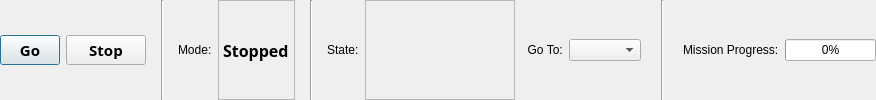
     <widget class="QWidget" name="stateWidget" native="true">
      <layout class="QHBoxLayout" name="horizontalLayout_10">
       <property name="margin">
        <number>0</number>
       </property>
       <item>
        <widget class="QPushButton" name="goButton">
         <property name="sizePolicy">
          <sizepolicy hsizetype="Minimum" vsizetype="Fixed">
           <horstretch>0</horstretch>
           <verstretch>0</verstretch>
          </sizepolicy>
         </property>
         <property name="minimumSize">
          <size>
           <width>10</width>
           <height>0</height>
          </size>
         </property>
         <property name="maximumSize">
          <size>
           <width>60</width>
           <height>16777215</height>
          </size>
         </property>
         <property name="font">
          <font>
           <family>Sans Serif</family>
           <pointsize>11</pointsize>
           <weight>75</weight>
           <bold>true</bold>
          </font>
         </property>
         <property name="text">
          <string>Go</string>
         </property>
         <property name="shortcut">
          <string>G</string>
         </property>
         <property name="checkable">
          <bool>false</bool>
         </property>
         <property name="autoDefault">
          <bool>true</bool>
         </property>
         <property name="default">
          <bool>true</bool>
         </property>
         <property name="flat">
          <bool>false</bool>
         </property>
        </widget>
       </item>
       <item>
        <widget class="QPushButton" name="stopButton">
         <property name="minimumSize">
          <size>
           <width>10</width>
           <height>0</height>
          </size>
         </property>
         <property name="font">
          <font>
           <family>Sans Serif</family>
           <pointsize>11</pointsize>
           <weight>75</weight>
           <bold>true</bold>
          </font>
         </property>
         <property name="text">
          <string>Stop</string>
         </property>
        </widget>
       </item>
       <item>
        <widget class="Line" name="line_13">
         <property name="sizePolicy">
          <sizepolicy hsizetype="Fixed" vsizetype="Minimum">
           <horstretch>0</horstretch>
           <verstretch>0</verstretch>
          </sizepolicy>
         </property>
         <property name="minimumSize">
          <size>
           <width>20</width>
           <height>0</height>
          </size>
         </property>
         <property name="lineWidth">
          <number>1</number>
         </property>
         <property name="orientation">
          <enum>Qt::Vertical</enum>
         </property>
        </widget>
       </item>
       <item>
        <widget class="QLabel" name="label_17">
         <property name="text">
          <string>Mode:</string>
         </property>
        </widget>
       </item>
       <item>
        <widget class="QLabel" name="controlStateLabel">
         <property name="font">
          <font>
           <family>Sans Serif</family>
           <pointsize>12</pointsize>
           <weight>75</weight>
           <bold>true</bold>
          </font>
         </property>
         <property name="frameShape">
          <enum>QFrame::StyledPanel</enum>
         </property>
         <property name="frameShadow">
          <enum>QFrame::Sunken</enum>
         </property>
         <property name="text">
          <string>Stopped</string>
         </property>
        </widget>
       </item>
       <item>
        <widget class="Line" name="line_2">
         <property name="sizePolicy">
          <sizepolicy hsizetype="Fixed" vsizetype="Minimum">
           <horstretch>0</horstretch>
           <verstretch>0</verstretch>
          </sizepolicy>
         </property>
         <property name="minimumSize">
          <size>
           <width>20</width>
           <height>0</height>
          </size>
         </property>
         <property name="lineWidth">
          <number>1</number>
         </property>
         <property name="orientation">
          <enum>Qt::Vertical</enum>
         </property>
        </widget>
       </item>
       <item>
        <widget class="QLabel" name="stateLabelLabel">
         <property name="text">
          <string>State:</string>
         </property>
        </widget>
       </item>
       <item>
        <widget class="QLabel" name="stateLabel">
         <property name="sizePolicy">
          <sizepolicy hsizetype="Expanding" vsizetype="Preferred">
           <horstretch>0</horstretch>
           <verstretch>0</verstretch>
          </sizepolicy>
         </property>
         <property name="minimumSize">
          <size>
           <width>150</width>
           <height>0</height>
          </size>
         </property>
         <property name="font">
          <font>
           <family>Sans Serif</family>
           <pointsize>12</pointsize>
           <weight>75</weight>
           <bold>true</bold>
          </font>
         </property>
         <property name="frameShape">
          <enum>QFrame::StyledPanel</enum>
         </property>
         <property name="frameShadow">
          <enum>QFrame::Sunken</enum>
         </property>
         <property name="text">
          <string/>
         </property>
        </widget>
       </item>
       <item>
        <widget class="QLabel" name="label_27">
         <property name="text">
          <string>  Go To:</string>
         </property>
         <property name="buddy">
          <cstring>stateComboBox</cstring>
         </property>
        </widget>
       </item>
       <item>
        <widget class="QComboBox" name="stateComboBox">
         <property name="sizeAdjustPolicy">
          <enum>QComboBox::AdjustToContents</enum>
         </property>
        </widget>
       </item>
       <item>
        <widget class="Line" name="line_19">
         <property name="minimumSize">
          <size>
           <width>30</width>
           <height>0</height>
          </size>
         </property>
         <property name="orientation">
          <enum>Qt::Vertical</enum>
         </property>
        </widget>
       </item>
       <item>
        <widget class="QLabel" name="label_4">
         <property name="text">
          <string>Mission Progress:</string>
         </property>
        </widget>
       </item>
       <item>
        <widget class="QProgressBar" name="missionProgressBar">
         <property name="value">
          <number>0</number>
         </property>
         <property name="invertedAppearance">
          <bool>false</bool>
         </property>
        </widget>
       </item>
      </layout>
     </widget>
